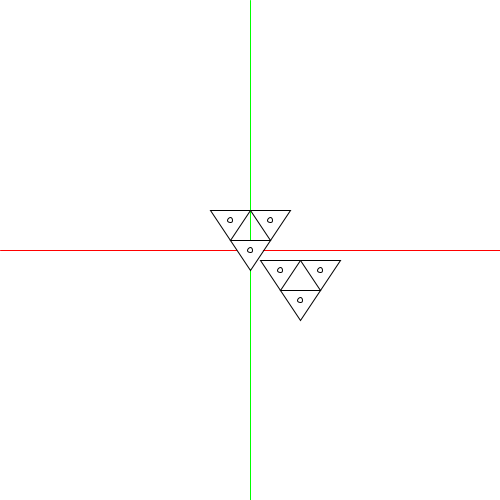
Frame 1 (no input)
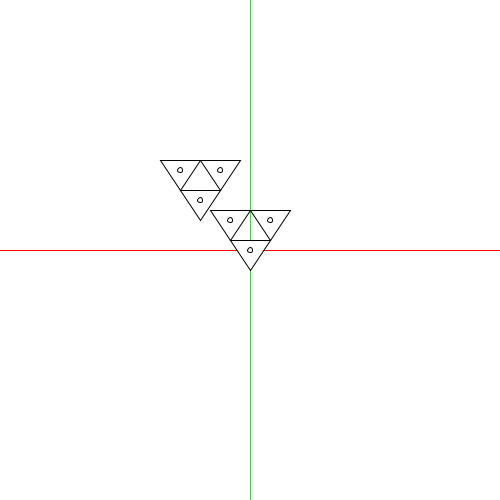
Frame 2 (the mouse pressed at the canvas centre, redrawn once)

The Processing sketch that drew these frames (run headless with seeded random() and noise(); the mouse was pressed at the canvas centre and the sketch redrawn once):

// Processing sketch: Codigo
// ── Codigo.pde
/*
Creacion y uso de clases que usan clases
Continuacion de la clase del 03-19
*/

Patron patron;

void setup(){
  size(500,500);
  patron = new Patron();
  noLoop();
}

void draw(){
  background(255);
  translate(width/2, height/2);
  
  stroke(255,0,0);
  line(-width/2,0,width/2,0);
  stroke(0,255,0);
  line(0,-height/2,0,height/2);

  stroke(0);
  patron.Dibujar();
  
  patron.Trasladar(new PVector(-50,-50));
  patron.Dibujar();

}

// ── Patron.pde
class Patron{
  Triangulo []t ;
  
  Patron(){
    t= new Triangulo[3];
    
    
    for (int i =0; i<3; i++){
      t[i]= new Triangulo();
    }
    
    t[1].Trasladar(new PVector(40,0));
    t[2].Trasladar(new PVector(20,30));
  }
  
  void Dibujar(){
    for (int i=0;i<3;i++){
      t[i].Dibujar();
    }
  }
  
  void Trasladar(PVector trasla){
    for (int i=0;i<3;i++){
      t[i].Trasladar(trasla);
    }
  }
  
  
  
  
  
  
  
}

// ── Triangulo.pde
class Triangulo{
  PVector p1, p2, p3, c;
  
  Triangulo(){
    p1 = new PVector(10,10);
    p2 = new PVector(50,10);
    p3 = new PVector(30,40);
    c = new PVector(30,20); 
  }
  
  void Dibujar(){  
    beginShape();
      vertex(p1.x,p1.y);
      vertex(p2.x,p2.y);
      vertex(p3.x,p3.y);
    endShape(CLOSE);
    circle(c.x,c.y,5); 
  }
  
  void Trasladar(PVector t){
    p1.add(t);
    p2.add(t);
    p3.add(t);
    c.add(t); 
  }
  
  void Rotar(float theta){
    PVector temp;
    temp = p1.copy();
    p1.x = temp.x * cos(radians(theta)) - temp.y*sin(radians(theta));
    p1.y = temp.x * sin(radians(theta)) + temp.y*cos(radians(theta));
    
    temp = p2.copy();
    p2.x = temp.x * cos(radians(theta)) - temp.y*sin(radians(theta));
    p2.y = temp.x * sin(radians(theta)) + temp.y*cos(radians(theta));
    
    temp = p3.copy();
    p3.x = temp.x * cos(radians(theta)) - temp.y*sin(radians(theta));
    p3.y = temp.x * sin(radians(theta)) + temp.y*cos(radians(theta));
    
    temp = c.copy();
    c.x = temp.x * cos(radians(theta)) - temp.y*sin(radians(theta));
    c.y = temp.x * sin(radians(theta)) + temp.y*cos(radians(theta));
  }
  
  void Escalar(float s){
    p1.x *=s;
    p1.y *=s;
    p2.x *=s;
    p2.y *=s;
    p3.x *=s;
    p3.y *=s;
    c.x *=s;
    c.y *=s;
  }
  
  void Simetria(float alphax, float alphay){
    p1.x *=alphax;
    p1.y *=alphay;
    p2.x *=alphax;
    p2.y *=alphay;
    p3.x *=alphax;
    p3.y *=alphay;
    c.x *=alphax;
    c.y *=alphay;
  }
  
  void Reiniciar(){
    p1.x = 10;
    p1.y = 10;
    p2.x = 50;
    p2.y = 10;
    p3.x = 30;
    p3.y = 40;
    c.x = 30;
    c.y = 20;
  }
}
